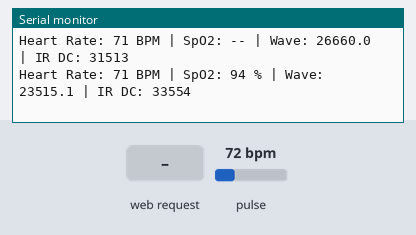
A program run on a simulated ESP32. Shown: the last lines printed to the serial monitor. The inputs (shaded band) are chosen by the test bench; at power-on: pulse 72 bpm. WiFi joins after 1.5 s; servers stay silent unless stated.

Above: at 3.1 s.
3.2 s: pulse set to 42 bpm
At 3.22 s:
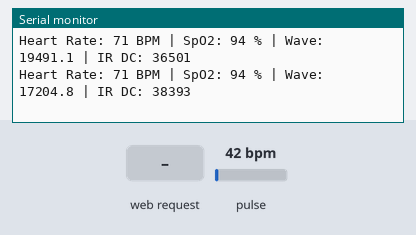
4.7 s: HTTP request GET / received
At 5.92 s:
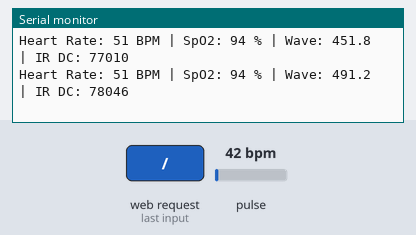
6.2 s: HTTP request GET /events received
At 6.42 s:
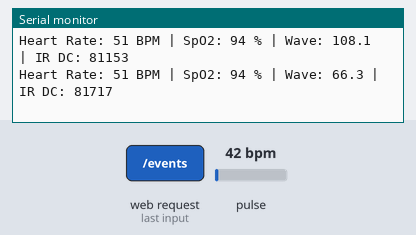
7.7 s: pulse set to 70 bpm
At 7.72 s:
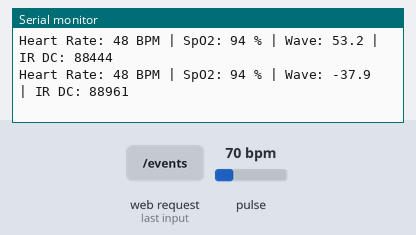
Timing chart, 0 to 10.7 s (numbered marks = the images above; inputs shaded):
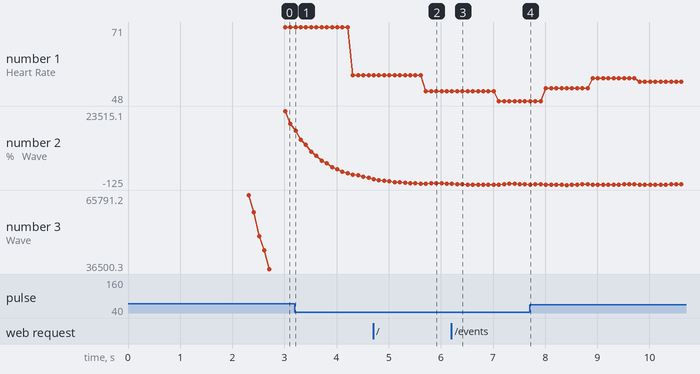

The program:

main.cpp
```cpp
/*
 * ESP32 + MAX30102 — Dual Mode: USB Serial + Wi-Fi SSE (Text Output Mode)
 * ------------------------------------------------------------------------
 * Streams human-readable text over USB Serial
 * AND serves live text stream via Wi-Fi SSE at http://<IP>/events
 *
 * Wiring:
 *   VIN  → 3.3 V   SDA → GPIO 21   SCL → GPIO 22   GND → GND
 */

#include <Arduino.h>
#include <Wire.h>
#include <WiFi.h>
#include <WebServer.h>
#include "MAX30105.h"
#include "heartRate.h"

// ── Wi-Fi credentials ──────────────────────────────────────────────────────
const char* WIFI_SSID = "7ii_2";
const char* WIFI_PASS = "16988444";

// ── I2C pins ───────────────────────────────────────────────────────────────
#define SDA_PIN 21
#define SCL_PIN 22

// ── Neck sensing thresholds ────────────────────────────────────────────────
#define CONTACT_THRESHOLD 12000
#define RESET_THRESHOLD    4000

// ── Globals ────────────────────────────────────────────────────────────────
MAX30105  particleSensor;
WebServer server(80);
WiFiClient sseClient;
bool       sseActive = false;

// ── Medical PPG DSP Filters (High-Pass DC Blocker + 2-Stage Low-Pass) ──────
struct PPGFilter {
  float dcAlpha; // DC blocker coefficient (~0.94 for ~0.4 Hz high-pass at 25Hz)
  float lpAlpha; // Low-pass coefficient (~0.45 for ~4.0 Hz low-pass at 25Hz)
  float w;
  float lp1;
  float lp2;

  void init(float highPassCutoffAlpha = 0.94f, float lowPassAlpha = 0.45f) {
    dcAlpha = highPassCutoffAlpha;
    lpAlpha = lowPassAlpha;
    reset();
  }

  float process(float x) {
    // 1. DC-Removal (High-Pass Filter removes slow breathing baseline wander)
    float curr_w = x + dcAlpha * w;
    float hp = curr_w - w;
    w = curr_w;

    // 2. Cascaded 2-Stage Low-Pass (Removes muscle tremors & 50/60Hz noise)
    lp1 = lp1 * (1.0f - lpAlpha) + hp * lpAlpha;
    lp2 = lp2 * (1.0f - lpAlpha) + lp1 * lpAlpha;
    return lp2;
  }

  void reset() {
    w   = 0.0f;
    lp1 = 0.0f;
    lp2 = 0.0f;
  }
};

PPGFilter irFilter;
PPGFilter redFilter;

// Heart Rate
const byte RATE_SIZE = 6;
byte  rates[RATE_SIZE];
byte  rateSpot = 0;
long  lastBeat = 0;
int   beatAvg  = 0;

// DC levels for SpO2 & contact tracking
double irDC  = 0, redDC = 0;
double filteredIR = 0, filteredRed = 0;

// SpO2
long  minRed = 999999, maxRed = 0;
long  minIR  = 999999, maxIR  = 0;
float spo2Val = 0;

// ── SSE Handlers ───────────────────────────────────────────────────────────
void handleEvents() {
  sseClient = server.client();
  sseClient.print(
    "HTTP/1.1 200 OK\r\n"
    "Content-Type: text/event-stream\r\n"
    "Cache-Control: no-cache\r\n"
    "Connection: keep-alive\r\n"
    "Access-Control-Allow-Origin: *\r\n"
    "\r\n"
  );
  sseActive = true;
}

void handleRoot() {
  server.send(200, "text/plain",
    "ESP32 MAX30102 Pulse Monitor\n"
    "Connect Python app to: http://" + WiFi.localIP().toString() + "/events\n"
    "Or use USB Serial at 115200 baud.\n"
  );
}

// ── Setup ──────────────────────────────────────────────────────────────────
void setup() {
  Serial.begin(115200);
  delay(400);
  Serial.println("\n=== Dual Mode: USB + Wi-Fi (Stabilized Baseline) ===");

  irFilter.init(0.94f, 0.45f);
  redFilter.init(0.94f, 0.45f);

  Wire.begin(SDA_PIN, SCL_PIN);
  Wire.setClock(100000);

  if (!particleSensor.begin(Wire, I2C_SPEED_STANDARD)) {
    Serial.println("ERROR: MAX30102 not found!");
    while (true) { delay(1000); }
  }

  // ── NECK / CAROTID optimised settings ─────────────────────────────────
  // 0x3F (~12mA) is correct for neck — thick tissue absorbs most IR light
  // so irDC stays in 15,000–50,000 range (well below ADC ceiling of 262143).
  // Sample average = 8  → smooths out neck muscle motion artefacts
  // Sample rate   = 200 Hz → effective FIFO rate = 25 Hz
  // Pulse width   = 411 us → maximum integration = best SNR for weak signal
  particleSensor.setup(0x3F, 8, 2, 200, 411, 4096);
  particleSensor.setPulseAmplitudeRed(0x3F);  // ~12 mA Red
  particleSensor.setPulseAmplitudeIR(0x3F);   // ~12 mA IR

  // Connect to Wi-Fi
  WiFi.mode(WIFI_STA);
  WiFi.begin(WIFI_SSID, WIFI_PASS);
  Serial.print("Connecting to Wi-Fi");
  int attempts = 0;
  while (WiFi.status() != WL_CONNECTED && attempts < 20) {
    delay(500); Serial.print("."); attempts++;
  }
  if (WiFi.status() == WL_CONNECTED) {
    Serial.println("\nWi-Fi connected! IP: " + WiFi.localIP().toString());
    Serial.println(">>> Python Wi-Fi URL: http://" + WiFi.localIP().toString() + "/events <<<");
  } else {
    Serial.println("\n!!! Wi-Fi FAILED — check SSID/password and 2.4GHz band !!!");
    Serial.println("USB Serial mode still active.");
  }

  server.on("/", HTTP_GET, handleRoot);
  server.on("/events", HTTP_GET, handleEvents);
  server.begin();

  Serial.println("USB Serial also active at 115200 baud.");
  Serial.println("Ready.");
}

// ── Loop ───────────────────────────────────────────────────────────────────
void loop() {
  server.handleClient();

  // Drain FIFO
  particleSensor.check();
  while (particleSensor.available()) {
    long irRaw  = particleSensor.getFIFOIR();
    long redRaw = particleSensor.getFIFORed();
    particleSensor.nextSample();

    if (irRaw > CONTACT_THRESHOLD) {
      // Slow exponential moving average for DC baseline (used for SpO2 & contact)
      // Slow time constant (~3s) so it does NOT follow or distort individual heart pulses
      irDC  = irDC  * 0.985 + (double)irRaw  * 0.015;
      redDC = redDC * 0.985 + (double)redRaw * 0.015;

      // Apply High-Pass (DC Blocker) + 2-Stage Low-Pass Filter
      filteredIR  = irFilter.process((float)irRaw);
      filteredRed = redFilter.process((float)redRaw);

      if (redRaw < minRed) minRed = redRaw;
      if (redRaw > maxRed) maxRed = redRaw;
      if (irRaw  < minIR)  minIR  = irRaw;
      if (irRaw  > maxIR)  maxIR  = irRaw;

      if (checkForBeat(irRaw)) {
        unsigned long now = millis();
        if (lastBeat != 0) {
          float bpm = 60000.0f / (float)(now - lastBeat);
          if (bpm >= 35.0f && bpm <= 200.0f) {
            rates[rateSpot++] = (byte)bpm;
            rateSpot %= RATE_SIZE;
            int sum = 0, count = 0;
            for (byte x = 0; x < RATE_SIZE; x++) {
              if (rates[x] > 0) { sum += rates[x]; count++; }
            }
            if (count > 0) beatAvg = sum / count;
          }
        }
        lastBeat = now;
      }

    } else {
      if (irRaw < RESET_THRESHOLD) {
        beatAvg = 0; lastBeat = 0; spo2Val = 0;
        irDC = 0; redDC = 0;
        filteredIR = 0; filteredRed = 0;
        irFilter.reset();
        redFilter.reset();
        for (byte i = 0; i < RATE_SIZE; i++) rates[i] = 0;
      }
    }
  }

  // SpO2 every 3s
  static unsigned long lastSpO2Time = 0;
  if (millis() - lastSpO2Time > 3000 && irDC > 0 && redDC > 0) {
    lastSpO2Time = millis();
    double redAC = maxRed - minRed;
    double irAC  = maxIR  - minIR;
    minRed = 999999; maxRed = 0;
    minIR  = 999999; maxIR  = 0;
    if (irAC > 50 && redAC > 20) {
      double R    = (redAC / redDC) / (irAC / irDC);
      double calc = 104.0 - 17.0 * R;
      if (calc >= 85.0 && calc <= 100.0) {
        spo2Val = (spo2Val < 1.0) ? calc : (spo2Val * 0.8 + calc * 0.2);
      }
    }
  }

  // Send data every 100ms in readable text format — both USB Serial and Wi-Fi SSE
  static unsigned long lastSend = 0;
  if (millis() - lastSend >= 100) {
    lastSend = millis();

    String bpmStr  = (beatAvg > 0) ? (String(beatAvg) + " BPM") : "--";
    String spo2Str = (spo2Val > 0) ? (String((int)spo2Val) + " %") : "--";
    String waveStr = String(filteredIR, 1);
    String irStr   = String((long)irDC);

    String payload;
    if (irDC >= CONTACT_THRESHOLD) {
      payload = "Heart Rate: " + bpmStr +
                " | SpO2: " + spo2Str +
                " | Wave: " + waveStr +
                " | IR DC: " + irStr;
    } else {
      payload = "Status: No Contact | Heart Rate: -- | SpO2: -- | IR DC: " + irStr;
    }

    // USB Serial
    Serial.println(payload);

    // Wi-Fi SSE
    if (sseActive && sseClient.connected()) {
      sseClient.print("data: " + payload + "\r\n\r\n");
    } else {
      sseActive = false;
    }
  }

  // Print IP every 10 seconds so you can always find it in Serial Monitor
  static unsigned long lastIPPrint = 0;
  if (millis() - lastIPPrint >= 10000) {
    lastIPPrint = millis();
    if (WiFi.status() == WL_CONNECTED) {
      Serial.println(">>> IP: " + WiFi.localIP().toString() + " | http://" + WiFi.localIP().toString() + "/events <<<");
    } else {
      Serial.println("!!! Wi-Fi disconnected — check router !!!");
    }
  }
}
```

Measured:
- after the input at 4.7 s, the serial monitor: prints a new line after 1.2 s (image 2)
- after the input at 6.2 s, the serial monitor: prints a new line after 0.21 s (image 3)
- after the input at 7.7 s, the serial monitor: prints a new line at once (image 4)
- plotted number 1: 71 → 56 after the input at 3.2 s, 48 → 63 after the input at 7.7 s
- plotted number 2: 19491.1 → 2152.5 after the input at 3.2 s, 275 → 53.2 after the input at 6.2 s, 53.2 → -49.1 after the input at 7.7 s
